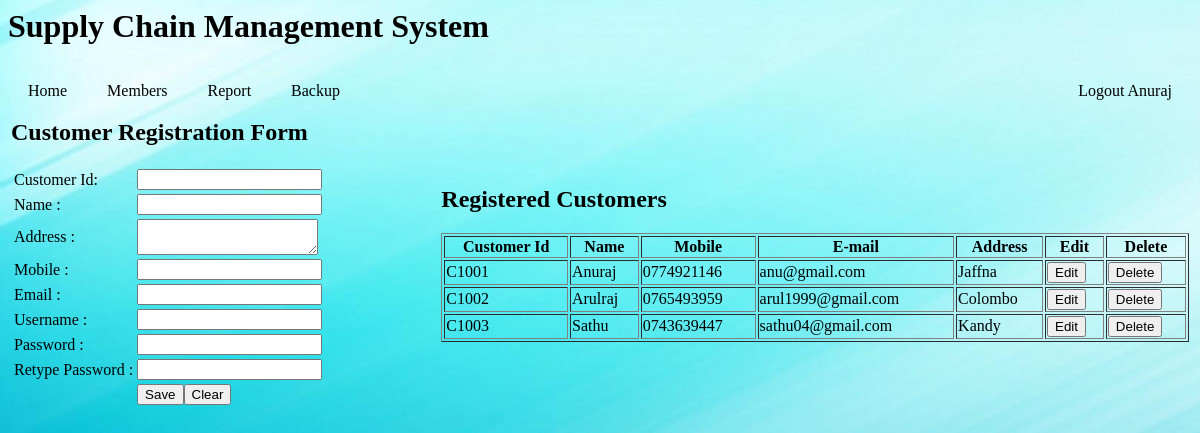
Page /SCM/customers/customer.php (signed in) on the committed database.
### tables this page shows
CREATE TABLE `customer` (
  `customerid` varchar(11) NOT NULL,
  `name` varchar(15) NOT NULL,
  `mobile` varchar(10) NOT NULL,
  `email` varchar(30) NOT NULL,
  `address` varchar(50) NOT NULL,
  `username` varchar(10) NOT NULL,
  `password` varchar(15) NOT NULL
);

### SCM/model/commFunc1.php (the view, shortened to what this page needs)
<?php
class commonFunc1{
	public static function userTable(){
        $link = mysqli_connect("localhost","root","","webdev");
		$sql = "SELECT * FROM customer";
		$query = mysqli_query($link,$sql) or die ("sql error");
		while ($row = mysqli_fetch_array($query)) {
								 echo "<tr>";
								 echo "<td>".$row['customerid']."</td>";
								 echo "<td>".$row['name']."</td>";
								 echo "<td>".$row['mobile']."</td>";
								 echo "<td>".$row['email']."</td>";
								 echo "<td>".$row['address']."</td>";
								 echo "<td><button type='submit' name='select' value='".$row['customerid']."'>Edit</button></td>";
								 echo "<td><button type='submit' name='delete' value='".$row['customerid']." '>Delete</button></td>";
								 echo "</tr>";
						 }
	}
}
?>

### SCM/customers/customer.php (shortened to what this page needs)
<?php
  include '../model/commFunc1.php';
?>
<html>
    <head>
		<link rel="stylesheet" type="text/css" href="../home.css">
    </head>
    <body background="../4.jpg">
        <h1>Supply Chain Management System</h1>
         <ul>
		<li style="float:right"><a href="../logout.php">Logout <?php echo $_SESSION['uname']?></a></li>
		<li><a href="../home.php">Home</a></td>
		<li class="dropdown"><a href="javascript:void(0)" class="dropbtn">Members</a>
	</li>
		<li class="dropdown"><a href="javascript:void(0)" class="dropbtn">Report</a>
	</li>
		<li><a href="../backup.php">Backup</a></td>
		</ul>
        <table width='100%'>
			<tr>
				<td>
					<form name="userform" method="POST" action="customer.php" onSubmit="return testUserForm()" enctype="multipart/form-data">
					<h2>Customer Registration Form</h2>
						<table border="0">
							<tr>
								<td>Customer Id: </td>
								<td><input type="text" name="customerid" <?php if(isset($_POST['select'])){echo "value=".$userdata['customerid'];}?>>
								<font color="#ff0000"><span id="customeridmsg"></span></font></td>
							</tr>
							<tr>
								<td>Name : </td>
								<td><input type="text" name="name" <?php if(isset($_POST['select'])){echo "value=".$userdata['name'];}?>>
								<font color="#ff0000"><span id="namemsg"></span></font></td>
							</tr>
							<tr>
								<td>Address : </td>
								<td><textarea type="text" name="address" ><?php if(isset($_POST['select'])){echo $userdata['address'];}?></textarea>
								<font color="#ff0000"><span id="addressmsg"></span></font></td>
							</tr>
							<tr>
								<td>Mobile : </td>
								<td><input type="text" name="phone" maxlength="10" <?php if(isset($_POST['select'])){echo "value=".$userdata['mobile'];}?>>
								<font color="#ff0000"><span id="phonemsg"></span></font></td>
							</tr>
							<tr>
								<td>Email : </td>
								<td><input type="text" name="email" <?php if(isset($_POST['select'])){echo "value=".$userdata['email'];}?>>
								<font color="#ff0000"><span id="emailmsg"></span></font></td>
							</tr>
							<tr>
								<td>Username : </td>
								<td><input type="text" name="username" <?php if(isset($_POST['select'])){echo "value=".$userdata['username'];}?>>
								<font color="#ff0000"><span id="usernamemsg"></span></font></td>
							</tr>
							<tr>
								<td>Password : </td>
								<td><input type="password" name="pass" <?php if(isset($_POST['select'])){echo "value=".$userdata['password'];}?>></td>
							</tr>
							<tr>
								<td>Retype Password : </td>
								<td><input type="password" name="pass1" <?php if(isset($_POST['select'])){echo "value=".$userdata['password'];}?>>
								<font color="#ff0000"><span id="passmsg"></span></font></td>
							</tr>
							<tr>
								<td></td>
								<td><?php if(isset($_POST['select'])){echo  "<button type='submit' name='update' value='".$userdata['customerid']."'>Update</button>";}else{echo "<input type='submit' name='save' value='Save'>";}?><input type="reset" name="clear" value="Clear" onclick="window.location.href='customer.php'"></td>
							</tr>
                        </table>
                    </form>
                </td>
                <td>
                <h2>Registered Customers</h2>
					<form name="usertable" method="POST" action="customer.php">
					<table border='1' width='100%'>
						<tr>
							<th>Customer Id</th>
							<th>Name</th>
							<th>Mobile</th>
							<th>E-mail</th>
							<th>Address</th>
							<th>Edit</th>
							<th>Delete</th>
						</tr>
					<?php
						commonFunc1::userTable();
					?>
					</table>
                    </form>
                </td>
            </tr>
        </table>
    </body>
</html>

### SCM/home.css (style rules this page uses)
body { background-size:cover; background-repeat:no-repeat; background-attachment: fixed }
ul { background-color: none; margin:0; padding:0; list-style-type:none; overflow: hidden; }
li { float: left; }
li a, .dropbtn { color :black; text-align:center; display:block; text-decoration:none; padding:16px 20px; display: block; }
li.dropdown { background-color: none; display: inline-block; }

### rows in the picture
customer: customerid "C1001", name "Anuraj", mobile "0774921146", email "anu@gmail.com", address "Jaffna"
customer: customerid "C1002", name "Arulraj", mobile "0765493959", email "arul1999@gmail.com", address "Colombo"
customer: customerid "C1003", name "Sathu", mobile "0743639447", email "sathu04@gmail.com", address "Kandy"

### other values in the picture
$_SESSION['uname'] "Anuraj"
